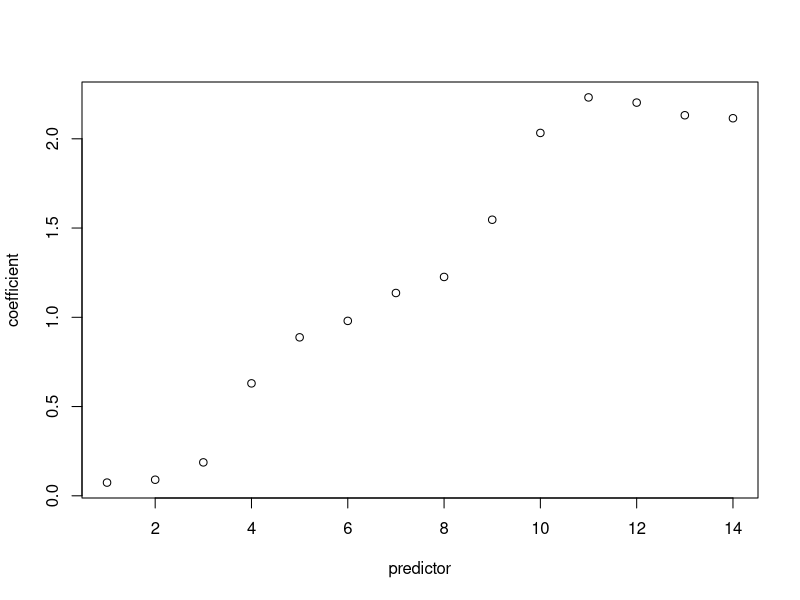
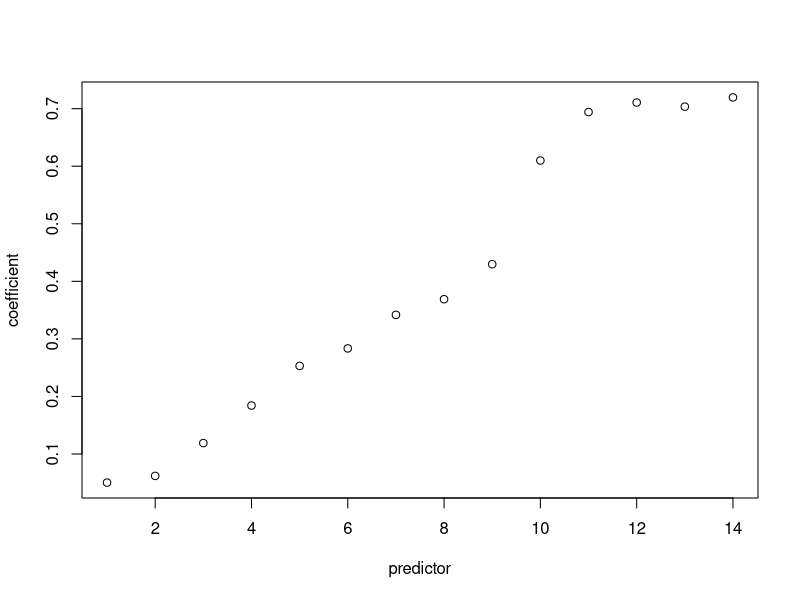

Write the R code that produced these figures, in order.
library(AER)
data("USAirlines")
head(USAirlines)
library(plyr)

typeof(USAirlines)

#1 - a
count(USAirlines,'firm')
#don't need to remove any firms

#1 - b
summary(USAirlines)

#1 - c
logout2 <- (log(USAirlines$output))^2
mod = lm(log(cost) ~ log(output) + logout2 + log(price) + load, data = USAirlines)
summary(mod)

#1 - d - 1
library(fastDummies)
full = dummy_cols(USAirlines,select_columns = c('year','firm'))
head(full)

year = dummy_cols(USAirlines,select_columns = c('year'))
mod1 = lm(log(cost) ~ . + 
           log(output) + logout2 + log(price) + load - 
           firm - year - output - cost - price - load - year_1970, data = year)
summary(mod1)

#1 - d - 2
firm = dummy_cols(USAirlines,select_columns = c('firm'))
mod2 = lm(log(cost) ~ . + 
           log(output) + logout2 + log(price) + load - 
           firm - year - output - cost - price - load - firm_1, data = firm)
summary(mod2)

#1 - d - 3
mod3 = lm(log(cost) ~ . + 
           log(output) + logout2 + log(price) + load - 
           firm - year - output - cost - price - load - year_1970 - firm_1, data = full)
summary(mod3)
#Fewer statistically significant columns when more are added, but better R-squared


#1 - e
summary(mod1)
summary(mod3)
#With both time and firm effects, the time effect coefficients are less significant and have a smaller absolute value
plot(mod1$coefficients[grepl('year',names(mod1$coefficients))],xlab='predictor', ylab='coefficient')
plot(mod3$coefficients[grepl('year',names(mod3$coefficients))],xlab='predictor', ylab='coefficient')


#1 - f
library(plm)
#rand <- plm(data = full,log(cost) ~ log(output) + logout2 + log(price) + load +
#              year_1971 + year_1972 + year_1973 + year_1974 + year_1975 + 
#              year_1976 + year_1977 + year_1978 + year_1979 + year_1980 + year_1981 + 
#              year_1982 + year_1983 + year_1984 + firm_2 + firm_3 + firm_4 + 
#              firm_5 + firm_6, model = 'random')
with <- plm(data = full,log(cost) ~ log(output) + logout2 + log(price) + load)
rand <- plm(data = full,log(cost) ~ log(output) + logout2 + log(price) + load,model='random')
summary(rand)
phtest(with, rand)

#1 - g
#no stististical significant difference (right???)
